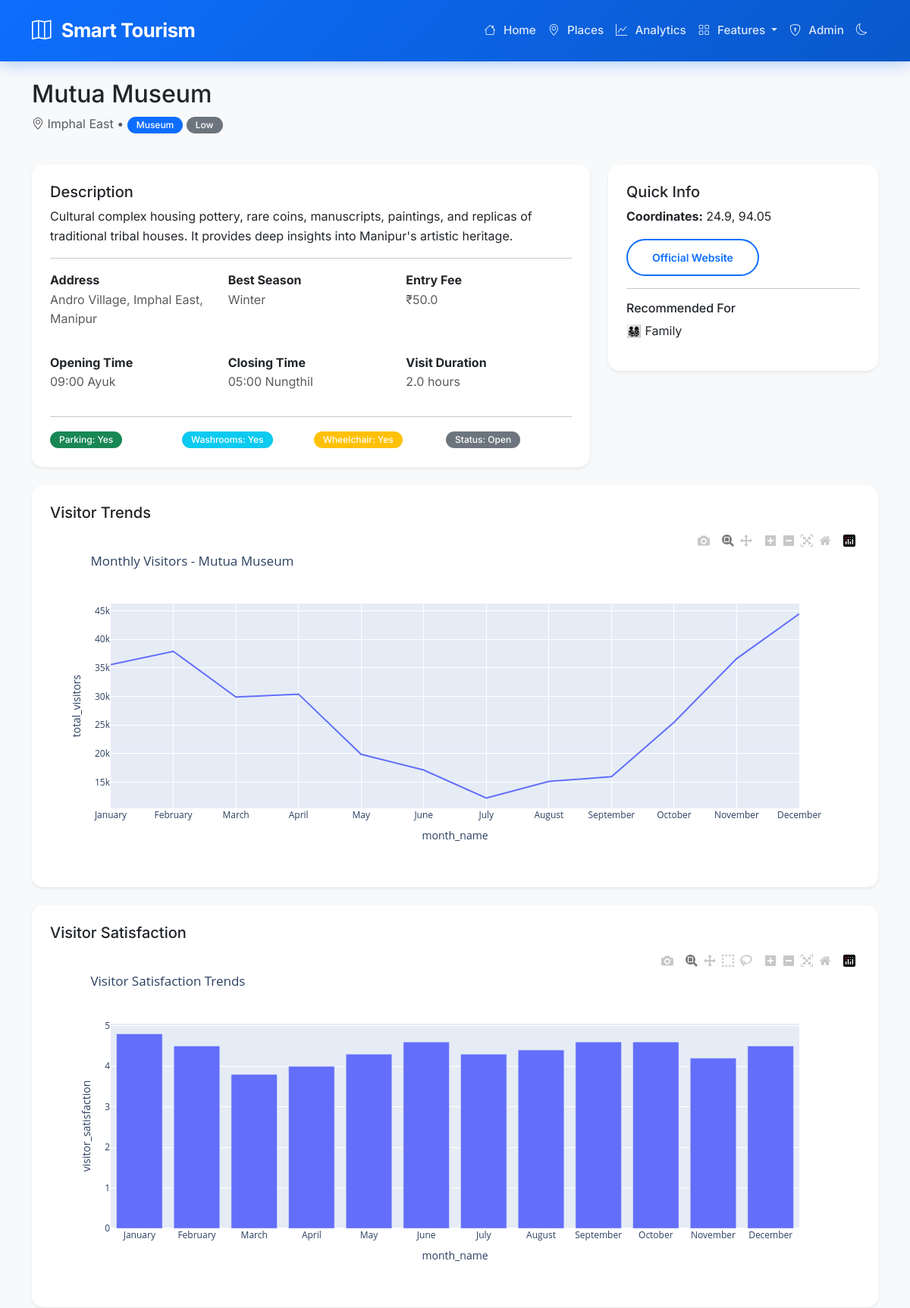
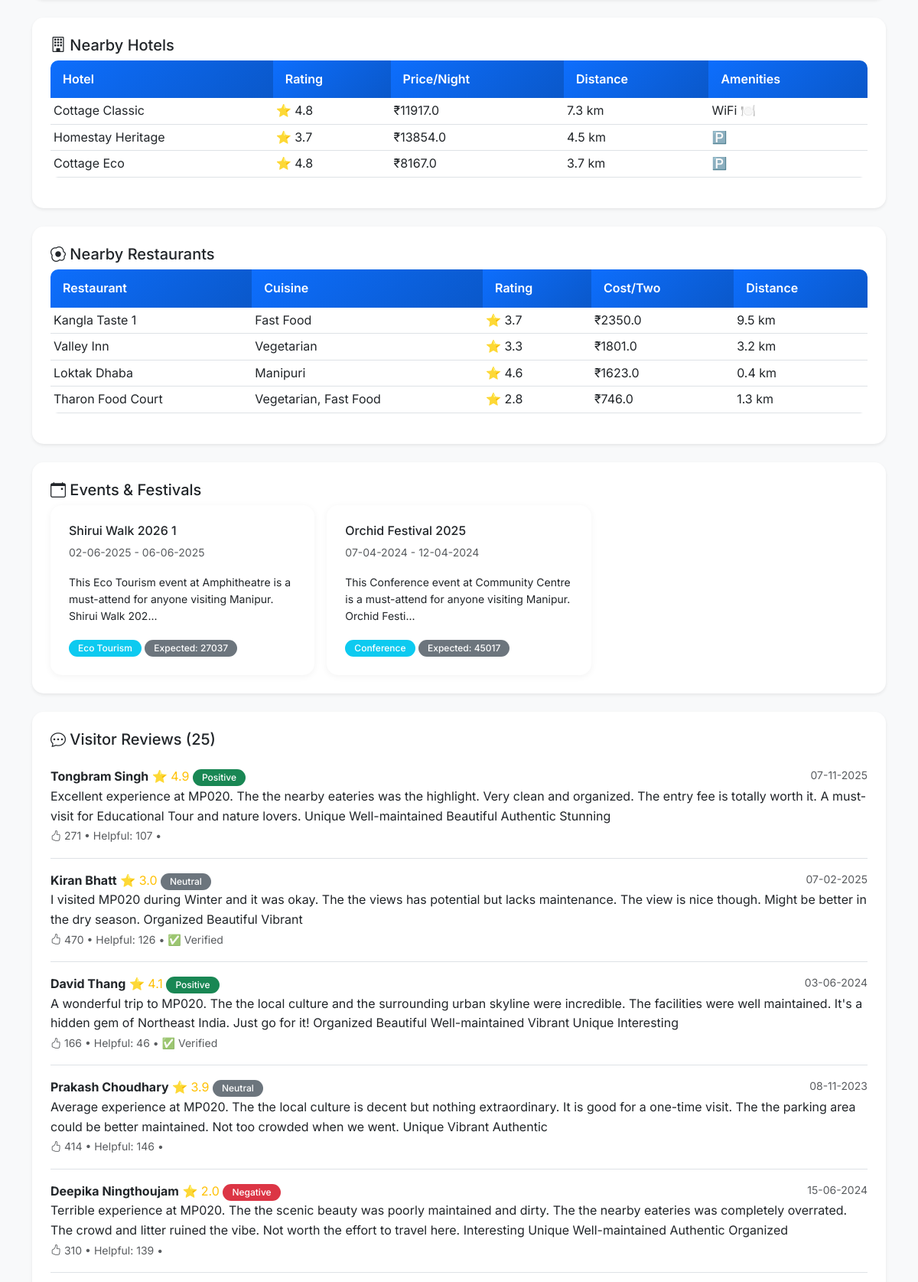
The app's page /place/MP020 (upper part) with its own data (2 pictures, top to bottom).
### tables this page shows
CREATE TABLE "tourist_places" (
"place_id" TEXT,
  "place_name" TEXT,
  "district" TEXT,
  "category" TEXT,
  "description" TEXT,
  "latitude" REAL,
  "longitude" REAL,
  "address" TEXT,
  "entry_fee_inr" REAL,
  "opening_time" TEXT,
  "closing_time" TEXT,
  "best_season" TEXT,
  "visit_duration_hours" REAL,
  "popularity_level" TEXT,
  "family_friendly" TEXT,
  "adventure_level" TEXT,
  "accessibility" TEXT,
  "parking_available" TEXT,
  "washroom_available" TEXT,
  "wheelchair_accessible" TEXT,
  "official_website" TEXT,
  "image_url" TEXT,
  "status" TEXT,
  "created_date" TEXT,
  "updated_date" TEXT
);

CREATE TABLE hotels (
    hotel_id TEXT PRIMARY KEY,
    place_id TEXT,
    hotel_name TEXT NOT NULL,
    hotel_type TEXT,
    star_rating INTEGER,
    average_rating REAL,
    total_reviews INTEGER,
    price_per_night_inr REAL,
    distance_from_place_km REAL,
    district TEXT,
    address TEXT,
    latitude REAL,
    longitude REAL,
    check_in_time TEXT,
    check_out_time TEXT,
    total_rooms INTEGER,
    available_rooms INTEGER,
    room_type TEXT,
    air_conditioning TEXT,
    free_wifi TEXT,
    parking TEXT,
    restaurant TEXT,
    room_service TEXT,
    swimming_pool TEXT,
    gym TEXT,
    spa TEXT,
    pet_friendly TEXT,
    family_friendly TEXT,
    wheelchair_accessible TEXT,
    airport_shuttle TEXT,
    breakfast_included TEXT,
    cancellation_policy TEXT,
    phone_number TEXT,
    email TEXT,
    official_website TEXT,
    image_url TEXT,
    status TEXT,
    created_date TEXT,
    updated_date TEXT,
    FOREIGN KEY (place_id) REFERENCES tourist_places(place_id)
);

CREATE TABLE restaurants (
    restaurant_id TEXT PRIMARY KEY,
    place_id TEXT,
    restaurant_name TEXT NOT NULL,
    restaurant_type TEXT,
    cuisine TEXT,
    average_rating REAL,
    total_reviews INTEGER,
    average_cost_for_two_inr REAL,
    distance_from_place_km REAL,
    district TEXT,
    address TEXT,
    latitude REAL,
    longitude REAL,
    opening_time TEXT,
    closing_time TEXT,
    seating_capacity INTEGER,
    indoor_seating TEXT,
    outdoor_seating TEXT,
    takeaway TEXT,
    home_delivery TEXT,
    online_booking TEXT,
    vegetarian TEXT,
    vegan TEXT,
    non_vegetarian TEXT,
    local_manipuri_food TEXT,
    parking TEXT,
    wheelchair_accessible TEXT,
    family_friendly TEXT,
    payment_method TEXT,
    phone_number TEXT,
    email TEXT,
    official_website TEXT,
    image_url TEXT,
    status TEXT,
    created_date TEXT,
    updated_date TEXT,
    FOREIGN KEY (place_id) REFERENCES tourist_places(place_id)
);

CREATE TABLE "events" (
"event_id" TEXT,
  "place_id" TEXT,
  "event_name" TEXT,
  "event_category" TEXT,
  "district" TEXT,
  "venue" TEXT,
  "description" TEXT,
  "organizer" TEXT,
  "contact_person" TEXT,
  "phone_number" TEXT,
  "email" TEXT,
  "official_website" TEXT,
  "latitude" REAL,
  "longitude" REAL,
  "start_date" TEXT,
  "end_date" TEXT,
  "start_time" TEXT,
  "end_time" TEXT,
  "duration_days" INTEGER,
  "season" TEXT,
  "expected_visitors" INTEGER,
  "registration_required" TEXT,
  "entry_fee_inr" REAL,
  "maximum_capacity" INTEGER,
  "remaining_capacity" INTEGER,
  "age_restriction" TEXT,
  "suitable_for" TEXT,
  "food_available" TEXT,
  "parking_available" TEXT,
  "wheelchair_accessible" TEXT,
  "emergency_medical_service" TEXT,
  "security_available" TEXT,
  "event_status" TEXT,
  "image_url" TEXT,
  "created_date" TEXT,
  "updated_date" TEXT
);

CREATE TABLE reviews (
    review_id TEXT PRIMARY KEY,
    place_id TEXT,
    reviewer_name TEXT,
    reviewer_type TEXT,
    age_group TEXT,
    gender TEXT,
    nationality TEXT,
    visit_date TEXT,
    travel_month TEXT,
    travel_season TEXT,
    travel_mode TEXT,
    travel_group TEXT,
    visit_purpose TEXT,
    overall_rating REAL,
    cleanliness_rating REAL,
    accessibility_rating REAL,
    safety_rating REAL,
    facilities_rating REAL,
    value_for_money_rating REAL,
    recommendation_score INTEGER,
    review_title TEXT,
    review_text TEXT,
    review_length INTEGER,
    sentiment TEXT,
    likes INTEGER,
    helpful_votes INTEGER,
    verified_visitor TEXT,
    review_status TEXT,
    created_date TEXT,
    updated_date TEXT,
    FOREIGN KEY (place_id) REFERENCES tourist_places(place_id)
);

### app.py (the view)
@app.route('/place/<place_id>')
def place_detail(place_id):
    place = get_place_by_id(place_id)
    if not place:
        return "Place not found", 404
    visitors = get_visitor_data(place_id)
    reviews = get_review_data(place_id)
    hotels = get_hotel_data(place_id)
    restaurants = get_restaurant_data(place_id)
    events = get_event_data(place_id)
    weather = get_weather_data(place_id)
    recommendations = get_recommendations(place_id)
    visitor_chart = None
    if not visitors.empty:
        visitors['total_visitors'] = visitors['total_visitors'].fillna(
            0).astype(int)
        fig = px.line(visitors, x='month_name', y='total_visitors',
                      title=f'Monthly Visitors - {place["place_name"]}')
        visitor_chart = json.dumps(fig, cls=plotly.utils.PlotlyJSONEncoder)
    satisfaction_chart = None
    if not visitors.empty and 'visitor_satisfaction' in visitors.columns:
        visitors['visitor_satisfaction'] = visitors['visitor_satisfaction'].fillna(
            0)
        fig = px.bar(visitors, x='month_name', y='visitor_satisfaction',
                     title='Visitor Satisfaction Trends')
        satisfaction_chart = json.dumps(
            fig, cls=plotly.utils.PlotlyJSONEncoder)
    return render_template('place_detail.html',
                           place=place,
                           visitors=visitors.to_dict(
                               'records') if not visitors.empty else [],
                           reviews=reviews.to_dict(
                               'records') if not reviews.empty else [],
                           hotels=hotels.to_dict(
                               'records') if not hotels.empty else [],
                           restaurants=restaurants.to_dict(
                               'records') if not restaurants.empty else [],
                           events=events.to_dict(
                               'records') if not events.empty else [],
                           weather=weather.to_dict(
                               'records') if not weather.empty else [],
                           recommendations=recommendations,
                           visitor_chart=visitor_chart,
                           satisfaction_chart=satisfaction_chart
                           )

### templates/place_detail.html (shortened to what this page needs)
{% extends "base.html" %}  {% block content %}
<div class="container py-4">
  <div class="row mb-4">
    <div class="col-md-12">
      <h2>{{ place.place_name }}</h2>
      <p class="text-muted">
        <i class="bi bi-geo-alt"></i> {{ place.district }} •
        <span class="badge bg-primary">{{ place.category }}</span>
        <span class="badge bg-secondary">{{ place.popularity_level }}</span>
      </p>
    </div>
  </div>
  <div class="row g-4 mb-4">
    <div class="col-md-8">
      <div class="card shadow-sm border-0">
        <div class="card-body">
          <h5>Description</h5>
          <p>{{ place.description }}</p>
          <hr />
          <div class="row g-3">
            <div class="col-md-4">
              <strong>Address</strong>
              <p class="text-muted">{{ place.address }}</p>
            </div>
            <div class="col-md-4">
              <strong>Best Season</strong>
              <p class="text-muted">{{ place.best_season }}</p>
            </div>
            <div class="col-md-4">
              <strong>Entry Fee</strong>
              <p class="text-muted">₹{{ place.entry_fee_inr or 0 }}</p>
            </div>
            <div class="col-md-4">
              <strong>Opening Time</strong>
              <p class="text-muted">{{ place.opening_time or 'N/A' }}</p>
            </div>
            <div class="col-md-4">
              <strong>Closing Time</strong>
              <p class="text-muted">{{ place.closing_time or 'N/A' }}</p>
            </div>
            <div class="col-md-4">
              <strong>Visit Duration</strong>
              <p class="text-muted">
                {{ place.visit_duration_hours or 0 }} hours
              </p>
            </div>
          </div>
          <hr />
          <div class="row g-2">
            <div class="col-md-3">
              <span class="badge bg-success"
                >Parking: {{ place.parking_available }}</span
              >
            </div>
            <div class="col-md-3">
              <span class="badge bg-info"
                >Washrooms: {{ place.washroom_available }}</span
              >
            </div>
            <div class="col-md-3">
              <span class="badge bg-warning"
                >Wheelchair: {{ place.wheelchair_accessible }}</span
              >
            </div>
            <div class="col-md-3">
              <span class="badge bg-secondary">Status: {{ place.status }}</span>
            </div>
          </div>
        </div>
      </div>
    </div>
    <div class="col-md-4">
      <div class="card shadow-sm border-0">
        <div class="card-body">
          <h5>Quick Info</h5>
          <p>
            <strong>Coordinates:</strong> {{ place.latitude }}, {{
            place.longitude }}
          </p>
          {% if place.official_website and place.official_website != 'NULL' %}
          <p>
            <a
              href="{{ place.official_website }}"
              target="_blank"
              class="btn btn-outline-primary btn-sm"
              >Official Website</a
            >
          </p>
          {% endif %}
          <hr />
          <h6>Recommended For</h6>
          <p>
            {% if place.family_friendly == 'Yes' %}👨‍👩‍👧‍👦 Family {% endif %}
          </p>
        </div>
      </div>
    </div>
  </div>
  {% if visitor_chart %}
  <div class="row mb-4">
    <div class="col-md-12">
      <div class="card shadow-sm border-0">
        <div class="card-body">
          <h5>Visitor Trends</h5>
          <div id="visitorChart"></div>
        </div>
      </div>
    </div>
  </div>
  {% endif %}
  {% if satisfaction_chart %}
  <div class="row mb-4">
    <div class="col-md-12">
      <div class="card shadow-sm border-0">
        <div class="card-body">
          <h5>Visitor Satisfaction</h5>
          <div id="satisfactionChart"></div>
        </div>
      </div>
    </div>
  </div>
  {% endif %}
  {% if hotels %}
  <div class="row mb-4">
    <div class="col-md-12">
      <div class="card shadow-sm border-0">
        <div class="card-body">
          <h5><i class="bi bi-building"></i> Nearby Hotels</h5>
          <div class="table-responsive">
            <table class="table table-sm">
              <thead>
                <tr>
                  <th>Hotel</th>
                  <th>Rating</th>
                  <th>Price/Night</th>
                  <th>Distance</th>
                  <th>Amenities</th>
                </tr>
              </thead>
              <tbody>
                {% for hotel in hotels[:10] %}
                <tr>
                  <td>{{ hotel.hotel_name }}</td>
                  <td>⭐ {{ hotel.average_rating }}</td>
                  <td>₹{{ hotel.price_per_night_inr }}</td>
                  <td>{{ hotel.distance_from_place_km }} km</td>
                  <td>
                    {% if hotel.free_wifi == 'Yes' %}WiFi {% endif %} {% if
                    hotel.parking == 'Yes' %}🅿️ {% endif %} {% if
                    hotel.restaurant == 'Yes' %}🍽️ {% endif %}
                  </td>
                </tr>
                {% endfor %}
              </tbody>
            </table>
          </div>
        </div>
      </div>
    </div>
  </div>
  {% endif %}
  {% if restaurants %}
  <div class="row mb-4">
    <div class="col-md-12">
      <div class="card shadow-sm border-0">
        <div class="card-body">
          <h5><i class="bi bi-egg-fried"></i> Nearby Restaurants</h5>
          <div class="table-responsive">
            <table class="table table-sm">
              <thead>
                <tr>
                  <th>Restaurant</th>
                  <th>Cuisine</th>
                  <th>Rating</th>
                  <th>Cost/Two</th>
                  <th>Distance</th>
                </tr>
              </thead>
              <tbody>
                {% for restaurant in restaurants[:10] %}
                <tr>
                  <td>{{ restaurant.restaurant_name }}</td>
                  <td>{{ restaurant.cuisine }}</td>
                  <td>⭐ {{ restaurant.average_rating }}</td>
                  <td>₹{{ restaurant.average_cost_for_two_inr }}</td>
                  <td>{{ restaurant.distance_from_place_km }} km</td>
                </tr>
                {% endfor %}
              </tbody>
            </table>
          </div>
        </div>
      </div>
    </div>
  </div>
  {% endif %}
  {% if events %}
  <div class="row mb-4">
    <div class="col-md-12">
      <div class="card shadow-sm border-0">
        <div class="card-body">
          <h5><i class="bi bi-calendar-event"></i> Events & Festivals</h5>
          <div class="row g-3">
            {% for event in events %}
            <div class="col-md-4">
              <div class="card h-100">
                <div class="card-body">
                  <h6>{{ event.event_name }}</h6>
                  <p class="small text-muted">
                    {{ event.start_date }} - {{ event.end_date }}
                  </p>
                  <p class="small">{{ event.description[:100] }}...</p>
                  <span class="badge bg-info">{{ event.event_category }}</span>
                  <span class="badge bg-secondary"
                    >Expected: {{ event.expected_visitors }}</span
                  >
                </div>
              </div>
            </div>
            {% endfor %}
          </div>
        </div>
      </div>
    </div>
  </div>
  {% endif %}
  {% if reviews %}
  <div class="row mb-4">
    <div class="col-md-12">
      <div class="card shadow-sm border-0">
        <div class="card-body">
          <h5>
            <i class="bi bi-chat-dots"></i> Visitor Reviews ({{ reviews|length
            }})
          </h5>
          {% for review in reviews[:10] %}
          <div class="border-bottom py-3">
            <div class="d-flex justify-content-between">
              <div>
                <strong>{{ review.reviewer_name }}</strong>
                <span class="text-warning">⭐ {{ review.overall_rating }}</span>
                <span
                  class="badge {% if review.sentiment == 'Positive' %}bg-success{% elif review.sentiment == 'Negative' %}bg-danger{% else %}bg-secondary{% endif %}"
                >
                  {{ review.sentiment }}
                </span>
              </div>
              <small class="text-muted">{{ review.visit_date }}</small>
            </div>
            <p class="mb-0">{{ review.review_text }}</p>
            <small class="text-muted">
              <i class="bi bi-hand-thumbs-up"></i> {{ review.likes or 0 }} •
              Helpful: {{ review.helpful_votes or 0 }} • {% if
              review.verified_visitor == 'Yes' %}✅ Verified{% endif %}
            </small>
          </div>
          {% endfor %}
        </div>
      </div>
    </div>
  </div>
  {% endif %}
</div>
 {% endblock %}

### records on screen
tourist_places: place_name "Mutua Museum", district "Imphal East", category "Museum", popularity_level "Low", description "Cultural complex housing pottery, rare coins, manuscripts, paintings, and replicas of traditional tribal houses. It provides deep insights into Manipur's artistic heritage.", address "Andro Village, Imphal East, Manipur", best_season "Winter", entry_fee_inr "50.0", opening_time "09:00 Ayuk", closing_time "05:00 Nungthil", visit_duration_hours "2.0", parking_available "Yes", washroom_available "Yes", wheelchair_accessible "Yes", status "Open", latitude "24.9", longitude "94.05"
hotels: hotel_name "Cottage Classic", average_rating "4.8", price_per_night_inr "11917.0", distance_from_place_km "7.3", free_wifi "WiFi"
hotels: hotel_name "Homestay Heritage", average_rating "3.7", price_per_night_inr "13854.0", distance_from_place_km "4.5"
hotels: hotel_name "Cottage Eco", average_rating "4.8", price_per_night_inr "8167.0", distance_from_place_km "3.7"
restaurants: restaurant_name "Kangla Taste 1", cuisine "Fast Food", average_rating "3.7", average_cost_for_two_inr "2350.0", distance_from_place_km "9.5"
restaurants: restaurant_name "Valley Inn", cuisine "Vegetarian", average_rating "3.3", average_cost_for_two_inr "1801.0", distance_from_place_km "3.2"
restaurants: restaurant_name "Loktak Dhaba", cuisine "Manipuri", average_rating "4.6", average_cost_for_two_inr "1623.0", distance_from_place_km "0.4"
restaurants: restaurant_name "Tharon Food Court", cuisine "Vegetarian, Fast Food", average_rating "2.8", average_cost_for_two_inr "746.0", distance_from_place_km "1.3"
events: event_name "Shirui Walk 2026 1", start_date "02-06-2025", end_date "06-06-2025", description "This Eco Tourism event at Amphitheatre is a must-attend for anyone visiting Manipur. Shirui Walk 202", event_category "Eco Tourism", expected_visitors "27037"
events: event_name "Orchid Festival 2025", start_date "07-04-2024", end_date "12-04-2024", description "This Conference event at Community Centre is a must-attend for anyone visiting Manipur. Orchid Festi", event_category "Conference", expected_visitors "45017"
reviews: reviewer_name "Tongbram Singh", overall_rating "4.9", sentiment "Positive", visit_date "07-11-2025", review_text "Excellent experience at MP020. The the nearby eateries was the highlight. Very clean and organized. The entry fee is totally worth it. A must-visit for Educational Tour and nature lovers. Unique Well-maintained Beautiful Authentic Stunning", likes "271", helpful_votes "107"
reviews: reviewer_name "Kiran Bhatt", overall_rating "3.0", sentiment "Neutral", visit_date "07-02-2025", review_text "I visited MP020 during Winter and it was okay. The the views has potential but lacks maintenance. The view is nice though. Might be better in the dry season. Organized Beautiful Vibrant", likes "470", helpful_votes "126", verified_visitor "✅ Verified"
reviews: reviewer_name "David Thang", overall_rating "4.1", sentiment "Positive", visit_date "03-06-2024", review_text "A wonderful trip to MP020. The the local culture and the surrounding urban skyline were incredible. The facilities were well maintained. It's a hidden gem of Northeast India. Just go for it! Organized Beautiful Well-maintained Vibrant Unique Interesting", likes "166", helpful_votes "46", verified_visitor "✅ Verified"
reviews: reviewer_name "Prakash Choudhary", overall_rating "3.9", sentiment "Neutral", visit_date "08-11-2023", review_text "Average experience at MP020. The the local culture is decent but nothing extraordinary. It is good for a one-time visit. The the parking area could be better maintained. Not too crowded when we went. Unique Vibrant Authentic", likes "414", helpful_votes "146"
reviews: reviewer_name "Deepika Ningthoujam", overall_rating "2.0", sentiment "Negative", visit_date "15-06-2024", review_text "Terrible experience at MP020. The the scenic beauty was poorly maintained and dirty. The the nearby eateries was completely overrated. The crowd and litter ruined the vibe. Not worth the effort to travel here. Interesting Unique Well-maintained Authentic Organized", likes "310", helpful_votes "139"

### other values on screen
{{ reviews|length }} "25"
